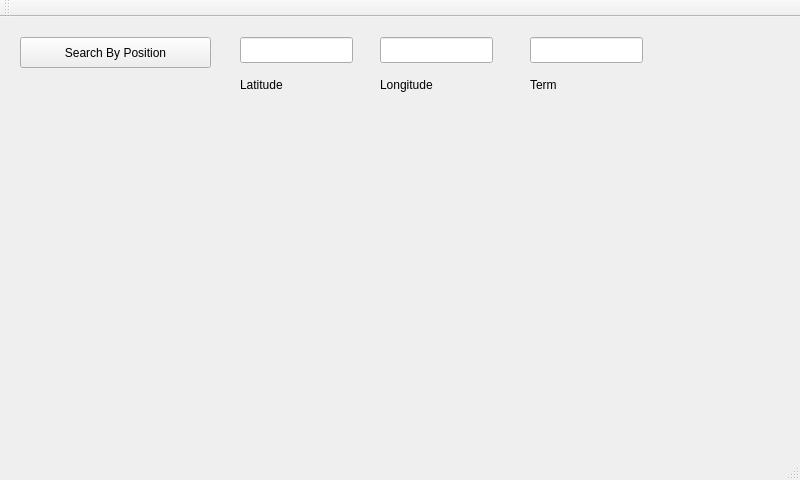
<?xml version="1.0" encoding="UTF-8"?>
<ui version="4.0">
 <class>MainWindow</class>
 <widget class="QMainWindow" name="MainWindow">
  <property name="geometry">
   <rect>
    <x>0</x>
    <y>0</y>
    <width>800</width>
    <height>480</height>
   </rect>
  </property>
  <property name="windowTitle">
   <string>MainWindow</string>
  </property>
  <widget class="QWidget" name="centralWidget">
   <widget class="QPushButton" name="pushButton">
    <property name="geometry">
     <rect>
      <x>20</x>
      <y>20</y>
      <width>191</width>
      <height>31</height>
     </rect>
    </property>
    <property name="text">
     <string>Search By Position</string>
    </property>
   </widget>
   <widget class="QLineEdit" name="lineEdit">
    <property name="geometry">
     <rect>
      <x>240</x>
      <y>20</y>
      <width>113</width>
      <height>26</height>
     </rect>
    </property>
   </widget>
   <widget class="QLineEdit" name="lineEdit_2">
    <property name="geometry">
     <rect>
      <x>380</x>
      <y>20</y>
      <width>113</width>
      <height>26</height>
     </rect>
    </property>
   </widget>
   <widget class="QLineEdit" name="lineEdit_3">
    <property name="geometry">
     <rect>
      <x>530</x>
      <y>20</y>
      <width>113</width>
      <height>26</height>
     </rect>
    </property>
   </widget>
   <widget class="QLabel" name="label">
    <property name="geometry">
     <rect>
      <x>240</x>
      <y>60</y>
      <width>62</width>
      <height>16</height>
     </rect>
    </property>
    <property name="text">
     <string>Latitude</string>
    </property>
   </widget>
   <widget class="QLabel" name="label_2">
    <property name="geometry">
     <rect>
      <x>380</x>
      <y>60</y>
      <width>62</width>
      <height>16</height>
     </rect>
    </property>
    <property name="text">
     <string>Longitude</string>
    </property>
   </widget>
   <widget class="QLabel" name="label_3">
    <property name="geometry">
     <rect>
      <x>530</x>
      <y>60</y>
      <width>62</width>
      <height>16</height>
     </rect>
    </property>
    <property name="text">
     <string>Term</string>
    </property>
   </widget>
  </widget>
  <widget class="QMenuBar" name="menuBar">
   <property name="geometry">
    <rect>
     <x>0</x>
     <y>0</y>
     <width>800</width>
     <height>24</height>
    </rect>
   </property>
  </widget>
  <widget class="QToolBar" name="mainToolBar">
   <attribute name="toolBarArea">
    <enum>TopToolBarArea</enum>
   </attribute>
   <attribute name="toolBarBreak">
    <bool>false</bool>
   </attribute>
  </widget>
  <widget class="QStatusBar" name="statusBar"/>
 </widget>
 <layoutdefault spacing="6" margin="11"/>
 <resources/>
 <connections/>
</ui>
